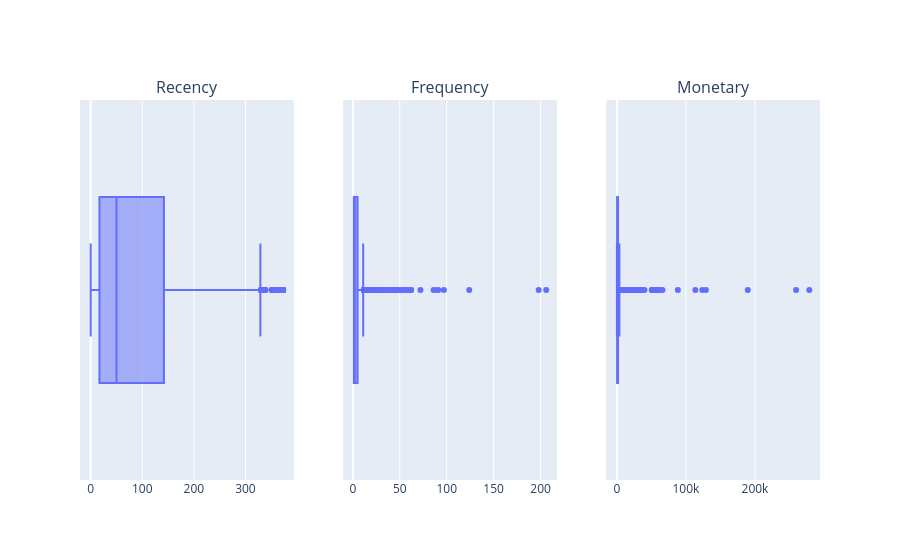

The code cell stored with this chart in its notebook:
### Markdown cell above
Теперь давайте взглянем на коробчатые диаграммы для каждого из признаков:

### Code cell
boxes = [px.box(rfm_table, x=column) for column in rfm_table.columns]
fig = make_subplots(
    rows=1, cols=3, 
    subplot_titles=(
        "Recency","Frequency", "Monetary"
    )
)

for i, box in enumerate(boxes):
    fig.add_trace(boxes[i]['data'][0], row=1, col=i+1)

fig.update_layout(showlegend=True)
fig.write_html('../assets/rfm_boxplots_before_outlier_removal.html', include_plotlyjs='cdn')
fig.show()

### Figure 1 — Plotly figure (JSON) as saved in the notebook; plotly's stock layout.template omitted (floating-point values rounded to 4 significant figures; data arrays with more than 128 entries replaced by an {"elided": "..."} marker saying what was removed)
{"data": [{"alignmentgroup": "True", "hovertemplate": "Recency=%{x}<extra></extra>", "legendgroup": "", "marker": {"color": "#636efa"}, "name": "", "notched": false, "offsetgroup": "", "orientation": "h", "showlegend": false, "type": "box", "x": {"elided": "4334 int values"}, "x0": " ", "xaxis": "x", "y0": " ", "yaxis": "y"}, {"alignmentgroup": "True", "hovertemplate": "Frequency=%{x}<extra></extra>", "legendgroup": "", "marker": {"color": "#636efa"}, "name": "", "notched": false, "offsetgroup": "", "orientation": "h", "showlegend": false, "type": "box", "x": {"elided": "4334 int values"}, "x0": " ", "xaxis": "x2", "y0": " ", "yaxis": "y2"}, {"alignmentgroup": "True", "hovertemplate": "Monetary=%{x}<extra></extra>", "legendgroup": "", "marker": {"color": "#636efa"}, "name": "", "notched": false, "offsetgroup": "", "orientation": "h", "showlegend": false, "type": "box", "x": {"elided": "4334 float values"}, "x0": " ", "xaxis": "x3", "y0": " ", "yaxis": "y3"}], "layout": {"annotations": [{"font": {"size": 16}, "showarrow": false, "text": "Recency", "x": 0.1444, "xanchor": "center", "xref": "paper", "y": 1.0, "yanchor": "bottom", "yref": "paper"}, {"font": {"size": 16}, "showarrow": false, "text": "Frequency", "x": 0.5, "xanchor": "center", "xref": "paper", "y": 1.0, "yanchor": "bottom", "yref": "paper"}, {"font": {"size": 16}, "showarrow": false, "text": "Monetary", "x": 0.8556, "xanchor": "center", "xref": "paper", "y": 1.0, "yanchor": "bottom", "yref": "paper"}], "showlegend": true, "xaxis": {"anchor": "y", "domain": [0.0, 0.2889]}, "xaxis2": {"anchor": "y2", "domain": [0.3556, 0.6444]}, "xaxis3": {"anchor": "y3", "domain": [0.7111, 1.0]}, "yaxis": {"anchor": "x", "domain": [0.0, 1.0]}, "yaxis2": {"anchor": "x2", "domain": [0.0, 1.0]}, "yaxis3": {"anchor": "x3", "domain": [0.0, 1.0]}}}
